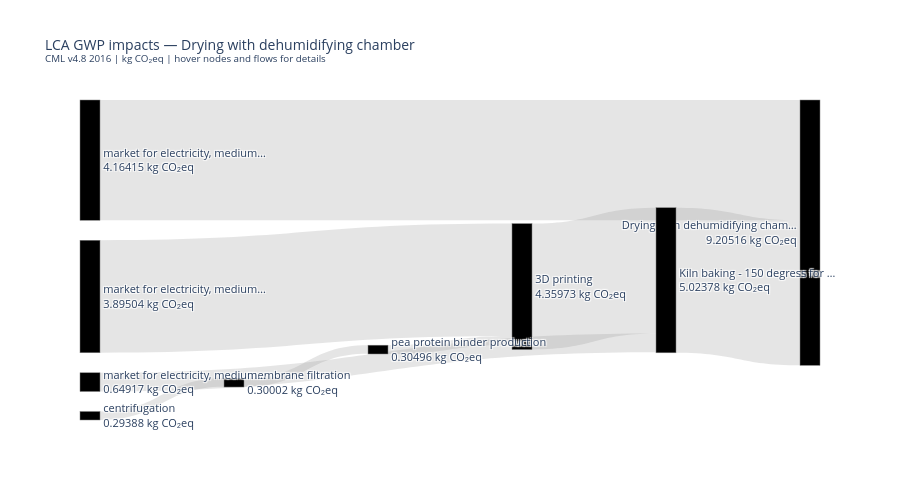

The notebook cell saved with this chart:
### Code cell
import plotly.graph_objects as go
import pandas as pd

# --- define cutoff nodes: anything upstream of these will be hidden ---
cutoff_names = {
    'market for electricity, medium voltage',
    'market for electricity, high voltage',
    'electricity voltage transformation from high to medium voltage',
    # add any other names you want to treat as terminal nodes
}

# find the labels corresponding to cutoff nodes
cutoff_labels = set(ca.loc[ca["name"].isin(cutoff_names), "label"])

# keep only rows that are NOT upstream of a cutoff node
# i.e. drop any row whose parent label is in cutoff_labels
ca_filtered = ca[~ca["parent"].isin(cutoff_labels)].copy()

# --- build node and link lists from filtered dataframe ---
labels = ca_filtered["label"].tolist()
label_to_idx = {l: i for i, l in enumerate(labels)}

def short_name(name, maxlen=30):
    return name if len(name) <= maxlen else name[:maxlen] + "…"

display_names = [short_name(row["name"]) + f"<br>{row['score']:.5f} kg CO₂eq"
                 for _, row in ca_filtered.iterrows()]

sources, targets, values, link_labels = [], [], [], []

for _, row in ca_filtered.iterrows():
    if row["parent"] is None or row["parent"] not in label_to_idx:
        continue
    src = label_to_idx[row["label"]]
    tgt = label_to_idx[row["parent"]]
    sources.append(src)
    targets.append(tgt)
    values.append(row["score"])
    link_labels.append(
        f"{short_name(row['name'], 25)} → "
        f"{ca_filtered.loc[ca_filtered.label==row['parent'], 'name'].values[0][:25]}<br>"
        f"{row['score']:.5f} kg CO₂eq ({row['fraction']*100:.1f}%)"
    )

fig = go.Figure(go.Sankey(
    arrangement="perpendicular",
    node=dict(
        pad=20,
        thickness=20,
        line=dict(color="grey", width=0.5),
        label=display_names,
        color="#000000",
    ),
    link=dict(
        source=sources,
        target=targets,
        value=values,
        label=link_labels,
        color="rgba(150,150,150,0.25)",
    ),
))

fig.update_layout(
    title=dict(
        text="LCA GWP impacts — Drying with dehumidifying chamber<br>"
             "<sup>CML v4.8 2016 | kg CO₂eq | hover nodes and flows for details</sup>",
        font_size=14,
    ),
    font_size=11,
    height=500,
)

fig.show()

### Figure 1 — Plotly figure (JSON) as saved in the notebook; plotly's stock layout.template omitted (floating-point values rounded to 4 significant figures)
{"data": [{"arrangement": "perpendicular", "link": {"color": "rgba(150,150,150,0.25)", "label": ["Kiln baking - 150 degress… → Drying with dehumidifying<br>5.02378 kg CO₂eq (54.6%)", "3D printing → Kiln baking - 150 degress<br>4.35973 kg CO₂eq (47.4%)", "market for electricity, m… → 3D printing<br>3.89504 kg CO₂eq (42.3%)", "pea protein binder produc… → 3D printing<br>0.30496 kg CO₂eq (3.3%)", "membrane filtration → pea protein binder produc<br>0.30002 kg CO₂eq (3.3%)", "centrifugation → membrane filtration<br>0.29388 kg CO₂eq (3.2%)", "market for electricity, m… → Kiln baking - 150 degress<br>0.64917 kg CO₂eq (7.1%)", "market for electricity, m… → Drying with dehumidifying<br>4.16415 kg CO₂eq (45.2%)"], "source": [1, 2, 3, 4, 5, 6, 7, 8], "target": [0, 1, 2, 2, 4, 5, 1, 0], "value": [5.024, 4.36, 3.895, 0.305, 0.3, 0.2939, 0.6492, 4.164]}, "node": {"color": "#000000", "label": ["Drying with dehumidifying cham…<br>9.20516 kg CO₂eq", "Kiln baking - 150 degress for …<br>5.02378 kg CO₂eq", "3D printing<br>4.35973 kg CO₂eq", "market for electricity, medium…<br>3.89504 kg CO₂eq", "pea protein binder production<br>0.30496 kg CO₂eq", "membrane filtration<br>0.30002 kg CO₂eq", "centrifugation<br>0.29388 kg CO₂eq", "market for electricity, medium…<br>0.64917 kg CO₂eq", "market for electricity, medium…<br>4.16415 kg CO₂eq", "market for hard coal<br>0.12726 kg CO₂eq"], "line": {"color": "grey", "width": 0.5}, "pad": 20, "thickness": 20}, "type": "sankey"}], "layout": {"font": {"size": 11}, "height": 500, "title": {"font": {"size": 14}, "text": "LCA GWP impacts — Drying with dehumidifying chamber<br><sup>CML v4.8 2016 | kg CO₂eq | hover nodes and flows for details</sup>"}}}
